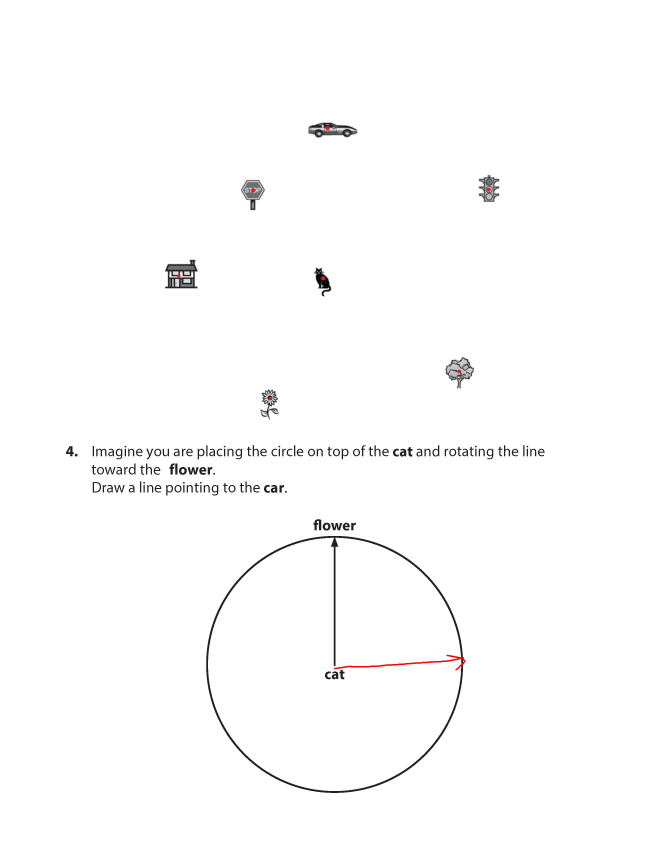
#> input picture participant01_Page_09.jpg, 2652 x 3433 px (shown at 1/4 size)
$ jupyter execute --allow-errors analysis.ipynb
#> lines starting #> are read from the running program, lines starting #| are printed output that depends on the picture; after the words box and inside, x2 and y2 are one past the last pixel; in counts of white or black regions, pixels touching at a corner belong together
[cell 1]
# THIS ONLY WORKS, because we have a red arrow in the image, hence the color detection can find the arrow.

import cv2
import numpy as np
import matplotlib.pyplot as plt


def calculate_plot_angle(img_path):
#> called with img_path = 'participant01_Page_09.jpg'
    img = cv2.imread(img_path)
#> img is the input picture: shape (3433, 2652, 3); mean B, G, R 252.4, 252.4, 252.6
    if img is None:
        print(f"Error: Unable to read image at {img_path}")
        return

    img_rgb = cv2.cvtColor(img, cv2.COLOR_BGR2RGB)
    gray = cv2.cvtColor(img, cv2.COLOR_BGR2GRAY)
    hsv = cv2.cvtColor(img, cv2.COLOR_BGR2HSV)


    # Using Hough circles to find the large diagram circle at the bottom
    blurred = cv2.medianBlur(gray, 5)
    circles = cv2.HoughCircles(
        blurred, cv2.HOUGH_GRADIENT, dp = 1, minDist = 500,
        param1 = 50, param2 = 30, minRadius = 300, maxRadius=600
    )
#> circles = [[1337.5, 2657.5, 514], [1532.5, 1801.5, 488.3], [968.5, 1957.5, 390.9], [632.5, 1500.5, 461.4], [2040.5, 1812.5, 592.7], [117.5, 1810.5, 385.2]]

    if circles is not None:
        circles = np.uint16(np.around(circles))
#> circles = [[1338, 2658, 514], [1532, 1802, 488], [968, 1958, 391], [632, 1500, 461], [2040, 1812, 593], [118, 1810, 385]]
        circle_x, circle_y, radius = circles[0][0]
#> circle_x = 1338; circle_y = 2658; radius = 514
    else:
        circle_x, circle_y, radius = 1335, 2660, 500

    # Isole the arrow using HSV thresholding
    lower_red1 = np.array([0, 70, 50])
    upper_red1 = np.array([10, 255, 255])
    lower_red2 = np.array([170, 70, 50])
    upper_red2 = np.array([180, 255, 255])

    mask_red1 = cv2.inRange(hsv, lower_red1, upper_red1)
    mask_red2 = cv2.inRange(hsv, lower_red2, upper_red2)
    mask_red = cv2.bitwise_or(mask_red1, mask_red2)

    #Filter out any pixels which are outside the diagram circle radius
    roi_mask = np.zeros_like(mask_red)
    cv2.circle(roi_mask, (circle_x, circle_y), radius, 255, thickness=-1)
    mask_red = cv2.bitwise_and(mask_red, roi_mask)

    red_pts = np.argwhere(mask_red > 0)
#> red_pts = 3695 pairs, first value 2619 to 2681, second value 1336 to 1851
    if len(red_pts) == 0:
        print("Counld not find any red points in the image.")
        return

    #3. Geometric arrow & arrow tip
    center_x, center_y = circle_x, circle_y
#> center_x = 1338; center_y = 2658
    distances = np.linalg.norm(red_pts - np.array([center_y, center_x]), axis=1)
#> distances = 3695 values, max 513.8 at index 291, min 13 at index 3455, mean 292.4
    tip_idx = np.argmax(distances)
#> tip_idx = 291
    red_tip_y, red_tip_x = red_pts[tip_idx]
#> red_tip_y = 2629; red_tip_x = 1851


    #4. Vector construction
    dx = red_tip_x - center_x
#> dx = 513
    dy = red_tip_y - center_y
#> dy = -29

    #5. Direct Clockwise angle calculation
    angle_clockwise = np.degrees(np.arctan2(dx, -dy))
#> angle_clockwise = 86.76
    if angle_clockwise < 0:
        angle_clockwise += 360.0

    interior_angle = angle_clockwise if angle_clockwise <= 180 else 360 - angle_clockwise
#> interior_angle = 86.76

    # 6. Plot the clean, fixed results
    plt.figure(figsize=(9, 9))
    plt.imshow(img_rgb)

    # Markers
    plt.scatter(center_x, center_y, color='lime', s=150, zorder=5, label='Circle Center (Car)')
    plt.scatter(red_tip_x, red_tip_y, color='blue', s=150, zorder=5, label='Detected Red Tip')

    # --- FIX IS HERE ---
    # Changed the y-component from a math expression to a direct pixel offset vector
    plt.quiver(center_x, center_y, 0, -450, angles='xy', scale_units='xy', scale=1,
            color='orange', width=0.007, label='Fixed Ref Vector (Traffic Light)')

    plt.quiver(center_x, center_y, dx, dy, angles='xy', scale_units='xy', scale=1,
            color='cyan', width=0.007, label='Calculated Red Vector')

    plt.title(f"Perfected Angle Analysis\nInterior Angle: {interior_angle:.1f}° | Clockwise: {angle_clockwise:.1f}°",
              fontsize=14, fontweight='bold')
    plt.legend(loc='lower left')
    plt.axis('on')
    plt.show()

# Run it
calculate_plot_angle("participant01_Page_09.jpg")

[cell 2]
import cv2
import numpy as np
import matplotlib.pyplot as plt

def calculate_plot_angle(img_path):
#> called with img_path = 'test_data.jpg'
    img = cv2.imread(img_path)
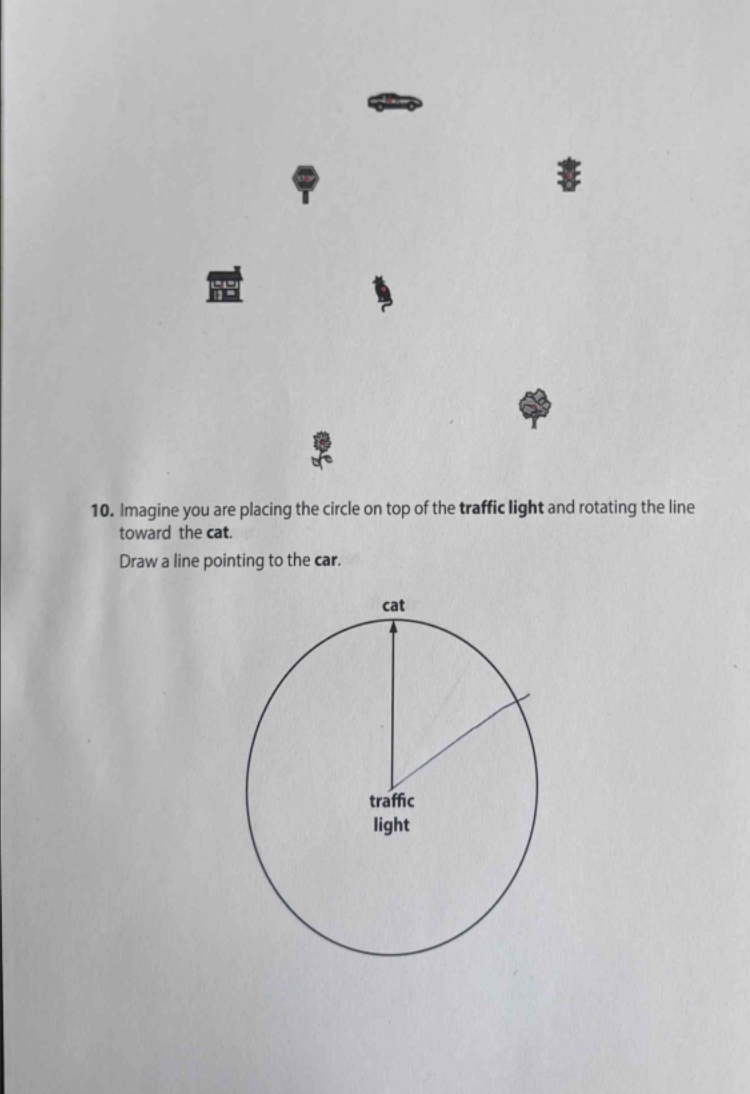
#> input picture test_data.jpg, 750 x 1094 px
#> img is the input picture: shape (1094, 750, 3); mean B, G, R 191.9, 191.2, 191.3
    if img is None:
        print("Error: File not found.")
        return

    # 1. Pre-crop the image to the bottom half (where the diagram is)
    h, w, _ = img.shape
    img = img[int(h*0.5):h, 0:w]  # Keep bottom 50% of the image
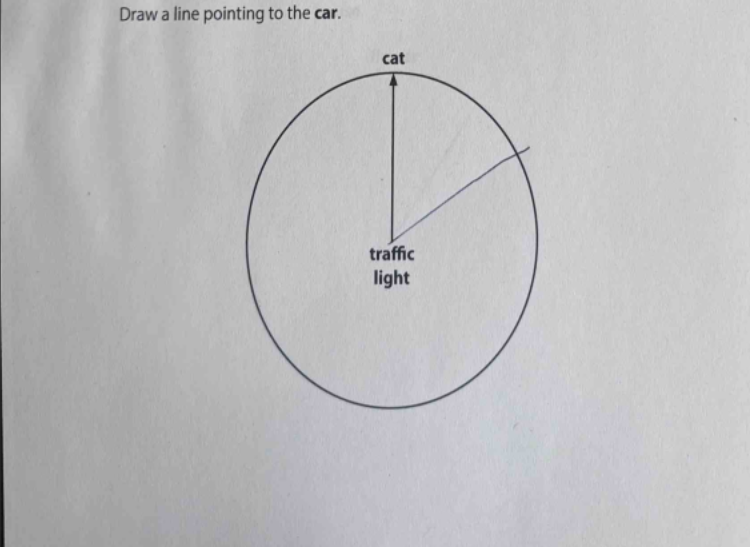
#> img: shape (547, 750, 3); mean B, G, R 191.2, 189.8, 189.9

    gray = cv2.cvtColor(img, cv2.COLOR_BGR2GRAY)
#> gray: shape (547, 750)
    blurred = cv2.medianBlur(gray, 5)
#> blurred: shape (547, 750)

    # 2. Detect the circle in the cropped area
    circles = cv2.HoughCircles(
        blurred, cv2.HOUGH_GRADIENT, dp=1, minDist=200,
        param1=50, param2=30, minRadius=100, maxRadius=400
    )
#> circles = [[351.5, 238.5, 183.8]]

    if circles is not None:
        circle_x, circle_y, radius = np.uint16(np.around(circles[0][0]))
#> circle_x = 352; circle_y = 238; radius = 184
    else:
        print("Could not find the circle. Please check image quality.")
        return

    # 3. Line Detection (The "Color-Blind" approach)
    edges = cv2.Canny(blurred, 50, 150)
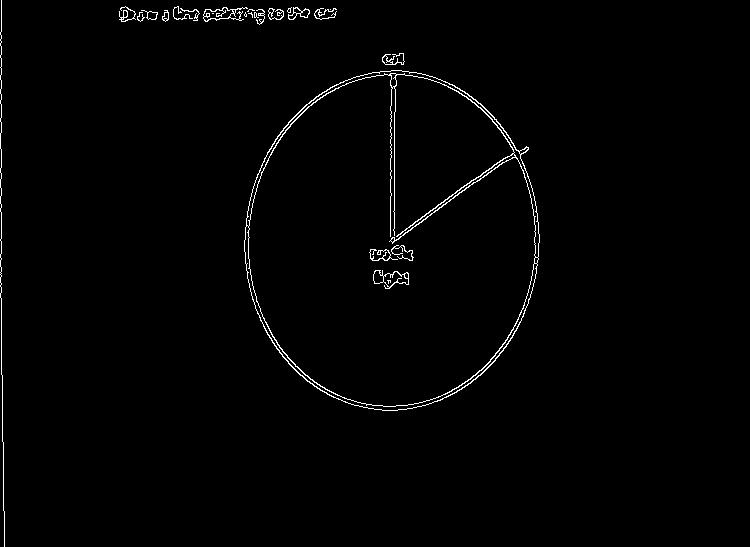
#> edges: shape (547, 750); 1.2% white in thin lines or dots, all inside (x1, y1, x2, y2) = (0, 0, 540, 547)
    lines = cv2.HoughLinesP(edges, 1, np.pi/180, 50, minLineLength=50, maxLineGap=10)
#> lines = 23 rows, first 6: [1, 374, 1, 149], [394, 259, 394, 112], [390, 240, 390, 106], [371, 259, 516, 149], [391, 157, 391, 58], [121, 21, 336, 9]

    # Find the line that starts near the center
    tip_x, tip_y = circle_x, circle_y # Default
#> tip_x = 352; tip_y = 238
    for line in lines:
        x1, y1, x2, y2 = line[0]
        # Check which end of the line is further from the center
        d1 = np.hypot(x1 - circle_x, y1 - circle_y)
        d2 = np.hypot(x2 - circle_x, y2 - circle_y)
        if max(d1, d2) > radius * 0.5: # Ensure it's a significant line
            tip_x, tip_y = (x2, y2) if d1 < d2 else (x1, y1)
            break
#> this loop made 1 pass
#> (x1, y1, x2, y2, d1, d2, tip_x, tip_y) on pass 1: (1, 374, 1, 149, 376.4, 362.1, 1, 374)

    # 4. Calculation and Display
    dx, dy = tip_x - circle_x, tip_y - circle_y
#> dx = -351; dy = 136
    angle = np.degrees(np.arctan2(dx, -dy)) % 360
#> angle = 248.8

    # Plotting
    plt.imshow(cv2.cvtColor(img, cv2.COLOR_BGR2RGB))
    plt.scatter([circle_x, tip_x], [circle_y, tip_y], color=['lime', 'blue'])
    plt.title(f"Detected Angle: {angle:.1f}°")
    plt.show()
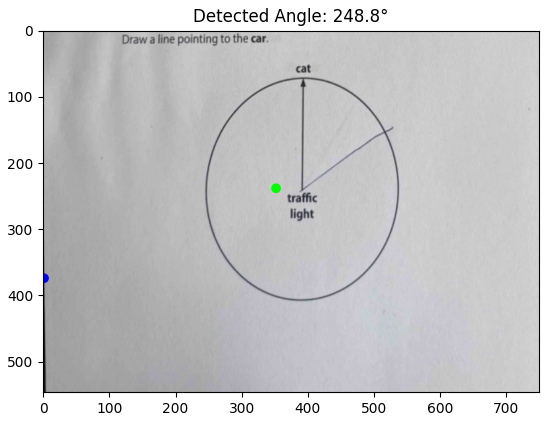
#> figure drawn by matplotlib, 1 panel

# Run the function on your specific file
calculate_plot_angle("test_data.jpg")

def visualize_processing_steps(img_path):
#> called with img_path = 'test_data.jpg'
    img = cv2.imread(img_path)
    h, w, _ = img.shape
    img = img[int(h*0.5):h, 0:w]  # Crop to bottom half

    gray = cv2.cvtColor(img, cv2.COLOR_BGR2GRAY)
    blurred = cv2.medianBlur(gray, 5)

    # 1. Edge Detection Step
    edges = cv2.Canny(blurred, 50, 150)

    # 2. Circle Detection
    circles = cv2.HoughCircles(blurred, cv2.HOUGH_GRADIENT, 1.5, 200,
                               param1=50, param2=45, minRadius=150, maxRadius=400)
#> circles = [[432.8, 242.2, 185.1]]

    # Create a copy to draw findings
    display_img = img.copy()
    if circles is not None:
        c = np.uint16(np.around(circles[0][0]))
#> c = [433, 242, 185]
        cv2.circle(display_img, (c[0], c[1]), c[2], (0, 255, 0), 5)

    # Plotting everything
    fig, axes = plt.subplots(1, 3, figsize=(15, 5))

    axes[0].imshow(cv2.cvtColor(img, cv2.COLOR_BGR2RGB))
    axes[0].set_title("Original Cropped")

    axes[1].imshow(edges, cmap='gray')
    axes[1].set_title("Canny Edges (Where shapes are found)")

    axes[2].imshow(cv2.cvtColor(display_img, cv2.COLOR_BGR2RGB))
    axes[2].set_title("Circle Detection Result")

    for ax in axes: ax.axis('off')
    plt.tight_layout()
    plt.show()

visualize_processing_steps("test_data.jpg")

[cell 3]
import cv2
import numpy as np
import matplotlib.pyplot as plt


def load_image(path):
    img = cv2.imread(path)
    if img is None:
        raise FileNotFoundError(f"Could not read image: {path}")
    return img


def detect_circle(gray):
    blurred = cv2.GaussianBlur(gray, (9, 9), 2)
    h, w = gray.shape
    circles = cv2.HoughCircles(
        blurred,
        cv2.HOUGH_GRADIENT,
        dp=1.2,
        minDist=h,
        param1=100,
        param2=60,
        minRadius=int(min(h, w) * 0.15),
        maxRadius=int(min(h, w) * 0.6),
    )
    if circles is None:
        raise RuntimeError("No circle detected. Try tuning HoughCircles params.")
    circles = np.round(circles[0, :]).astype(int)
    cx, cy, r = max(circles, key=lambda c: c[2])
    return cx, cy, r


def circular_mask(shape_hw, cx, cy, r, shrink=0.85):
    mask = np.zeros(shape_hw, dtype=np.uint8)
    cv2.circle(mask, (cx, cy), int(r * shrink), 255, thickness=-1)
    return mask


def extract_line_pixels(img_bgr, cx, cy, r, shrink=0.85, center_exclude=0.12):
    """
    Binarize ink strokes of ANY color (black, red, blue, etc.) inside
    the circle, WITHOUT pre-masking the color image to black first.

    IMPORTANT: masking the image to black outside the circle before
    thresholding creates an artificial hard edge exactly at the mask
    boundary, which adaptiveThreshold then detects as a false "line"
    (a full ring). To avoid this, thresholding runs on the ORIGINAL
    (unmasked) image, and the circular mask is applied afterward, only
    to the binary result.

    Also excludes a small disk at the circle's center, since that's
    typically covered by a text label (e.g. "car", "traffic light")
    which would otherwise pollute line-pixel detection.
    """
    gray = cv2.cvtColor(img_bgr, cv2.COLOR_BGR2GRAY)
    gray_thresh = cv2.adaptiveThreshold(
        gray, 255,
        cv2.ADAPTIVE_THRESH_MEAN_C,
        cv2.THRESH_BINARY_INV,
        blockSize=25,
        C=10,
    )

    hsv = cv2.cvtColor(img_bgr, cv2.COLOR_BGR2HSV)
    sat = hsv[:, :, 1]
    _, sat_thresh = cv2.threshold(sat, 40, 255, cv2.THRESH_BINARY)

    combined = cv2.bitwise_or(gray_thresh, sat_thresh)

    kernel = cv2.getStructuringElement(cv2.MORPH_ELLIPSE, (3, 3))
    cleaned = cv2.morphologyEx(combined, cv2.MORPH_OPEN, kernel, iterations=1)

    # Apply circular mask AFTER thresholding (no false ring edge).
    mask = circular_mask(gray.shape, cx, cy, r, shrink=shrink)
    cleaned = cv2.bitwise_and(cleaned, cleaned, mask=mask)

    # Exclude small disk at center (removes center text label ink).
    if center_exclude > 0:
        center_mask = np.zeros_like(cleaned)
        cv2.circle(center_mask, (cx, cy), int(r * center_exclude), 255, -1)
        cleaned[center_mask > 0] = 0

    return cleaned


def detect_text_mask(img_bgr, cx, cy, r, padding=8):
    """
    Use OCR (pytesseract) to find printed label text (e.g. "car",
    "cat", "traffic light") inside the circle and build a mask that
    covers those regions, padded a bit for antialiasing/stroke width.

    This is more reliable than guessing by position or component size,
    since labels can sit at any distance from center and can visually
    touch a drawn line, merging into the same connected component.
    """
    import pytesseract

    text_mask = np.zeros(img_bgr.shape[:2], dtype=np.uint8)
    try:
        data = pytesseract.image_to_data(
            img_bgr, output_type=pytesseract.Output.DICT
        )
    except Exception:
        return text_mask  # OCR unavailable/failed -> no-op mask

    n = len(data.get("text", []))
    for i in range(n):
        word = data["text"][i].strip()
        conf = float(data.get("conf", ["-1"] * n)[i])
        if not word or conf < 30:
            continue
        x, y, w, h = (data["left"][i], data["top"][i],
                      data["width"][i], data["height"][i])
        # only care about text inside (or near) the circle
        wx, wy = x + w / 2, y + h / 2
        if np.hypot(wx - cx, wy - cy) > r * 1.05:
            continue
        x0, y0 = max(0, x - padding), max(0, y - padding)
        x1, y1 = min(img_bgr.shape[1], x + w + padding), min(img_bgr.shape[0], y + h + padding)
        text_mask[y0:y1, x0:x1] = 255

    return text_mask


# [93 lines left out: functions filter_line_like_components, pixel_radial_angles, cluster_into_two_lines, angle_between, not called in this run]


def analyze_angle(path, show=True, figsize=(14, 6)):
    """
    Run the full pipeline and (optionally) display inline matplotlib
    debug plots — no files written to disk, good for notebooks.

    Returns a dict with cx, cy, r, clusters, and angle_deg.
    """
#> called with path = 'participant01_Page_07.jpg', show = True, figsize = (14, 6)
    img = load_image(path)
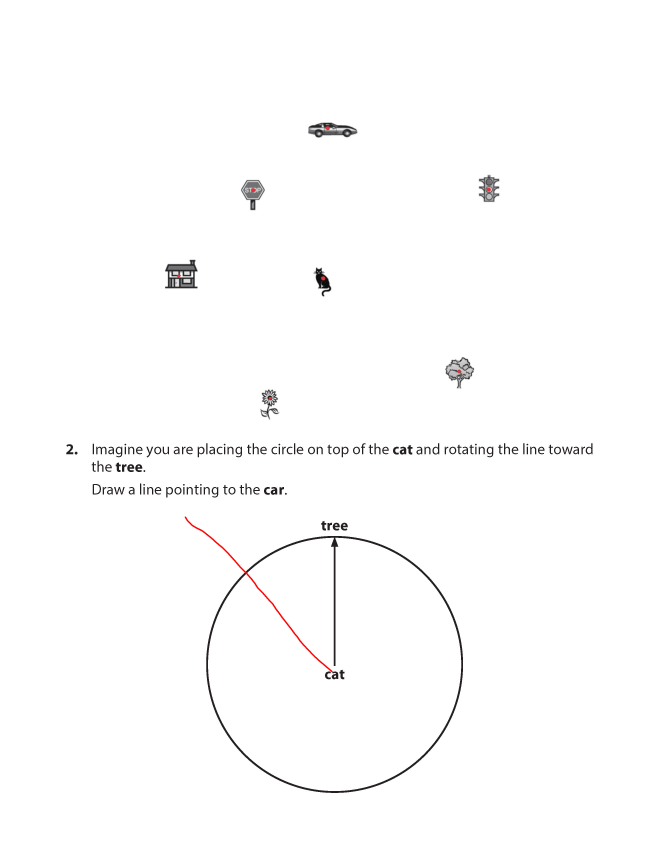
#> input picture participant01_Page_07.jpg, 2652 x 3433 px (shown at 1/4 size)
#> in load_image, img is the input picture: shape (3433, 2652, 3); mean B, G, R 252.5, 252.4, 252.6
    gray = cv2.cvtColor(img, cv2.COLOR_BGR2GRAY)
#> gray: shape (3433, 2652)

    cx, cy, r = detect_circle(gray)
#> in detect_circle, `circles = cv2.HoughCircles( blurred, cv2.HOUGH_GRADIENT, dp=1.2, minDi..`: circles = [[1338.6, 2657.4, 513.8]]
#> in detect_circle, `circles = np.round(circles[0, :]).astype(int)`: circles = [[1339, 2657, 514]]
#> in detect_circle, `cx, cy, r = max(circles, key=lambda c: c[2])`: cx = 1339; cy = 2657; r = 514
#> cx = 1339; cy = 2657; r = 514
    binary_raw = extract_line_pixels(img, cx, cy, r)
#> in extract_line_pixels, `cv2.circle(center_mask, (cx, cy), int(r * center_exclude), 255, -1)`:
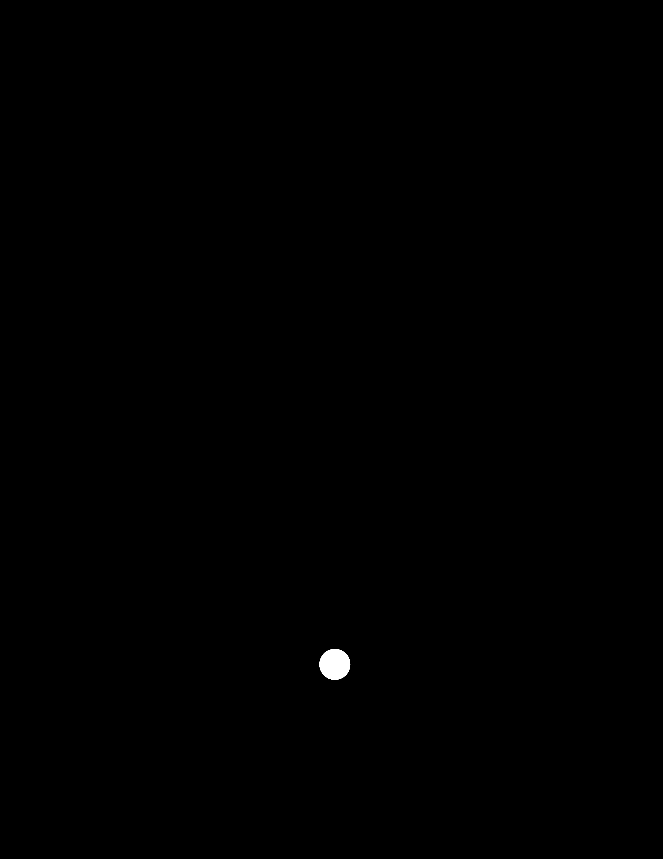
#> center_mask: shape (3433, 2652) (shown at 1/4 size); 0.13% white; 1 white region, box (x1, y1, x2, y2) and area: (1278, 2596, 1401, 2719) 11681

    text_mask = detect_text_mask(img, cx, cy, r)
    binary_raw = cv2.bitwise_and(binary_raw, cv2.bitwise_not(text_mask))

    binary = filter_line_like_components(binary_raw, r)
    angles, weights = pixel_radial_angles(binary, cx, cy)

    if len(angles) < 20:
        raise RuntimeError(
            "Too few ink pixels detected inside the circle. Check the "
            "'Thresholded interior' plot -- thresholds may need tuning."
        )

    clusters = cluster_into_two_lines(angles, weights, n_lines=2)

    if len(clusters) < 2:
        raise RuntimeError("Could only find one dominant line orientation.")

    ang = angle_between(clusters[0]["angle_deg"], clusters[1]["angle_deg"])

    if ang < 2.0:
        print(
            "WARNING: the two detected clusters have nearly identical "
            "direction. This usually means only ONE real line was "
            "detected and k-means artificially split it in two. "
            "Inspect the 'Thresholded interior' plot below -- if only "
            "one line is visible there, the fainter line wasn't picked "
            "up by thresholding."
        )

    result = {
        "cx": cx, "cy": cy, "r": r,
        "clusters": clusters,
        "angle_deg": ang,
    }

    if show:
        debug = cv2.cvtColor(img, cv2.COLOR_BGR2RGB).copy()
        cv2.circle(debug, (cx, cy), r, (0, 255, 0), 3)

        ys_all, xs_all = np.where(binary > 0)
        colors = [(255, 0, 0), (0, 0, 255)]
        for cluster, color in zip(clusters, colors):
            xs_c = xs_all[cluster["pixel_mask"]]
            ys_c = ys_all[cluster["pixel_mask"]]
            debug[ys_c, xs_c] = color
            # draw the fitted mean-direction arrow from center for clarity
            theta = np.radians(cluster["angle_deg"])
            end = (int(cx + r * np.cos(theta)), int(cy - r * np.sin(theta)))
            cv2.arrowedLine(debug, (cx, cy), end, color, 4, tipLength=0.05)

        fig, axes = plt.subplots(1, 3, figsize=figsize)
        axes[0].imshow(binary, cmap="gray")
        axes[0].set_title("Thresholded interior")
        axes[1].imshow(debug)
        axes[1].set_title(f"Detected lines (angle={ang:.1f} deg)")
        axes[2].imshow(cv2.cvtColor(img, cv2.COLOR_BGR2RGB))
        axes[2].set_title("Original")
        for ax in axes:
            ax.axis("off")
        plt.tight_layout()
        plt.show()

        print(f"Circle center=({cx},{cy}) radius={r}")
        print(f"Line 1 direction: {clusters[0]['angle_deg']:.1f} deg "
              f"({clusters[0]['n_pixels']} pixels)")
        print(f"Line 2 direction: {clusters[1]['angle_deg']:.1f} deg "
              f"({clusters[1]['n_pixels']} pixels)")
        print(f"Angle between lines: {ang:.1f} degrees")

    return result
